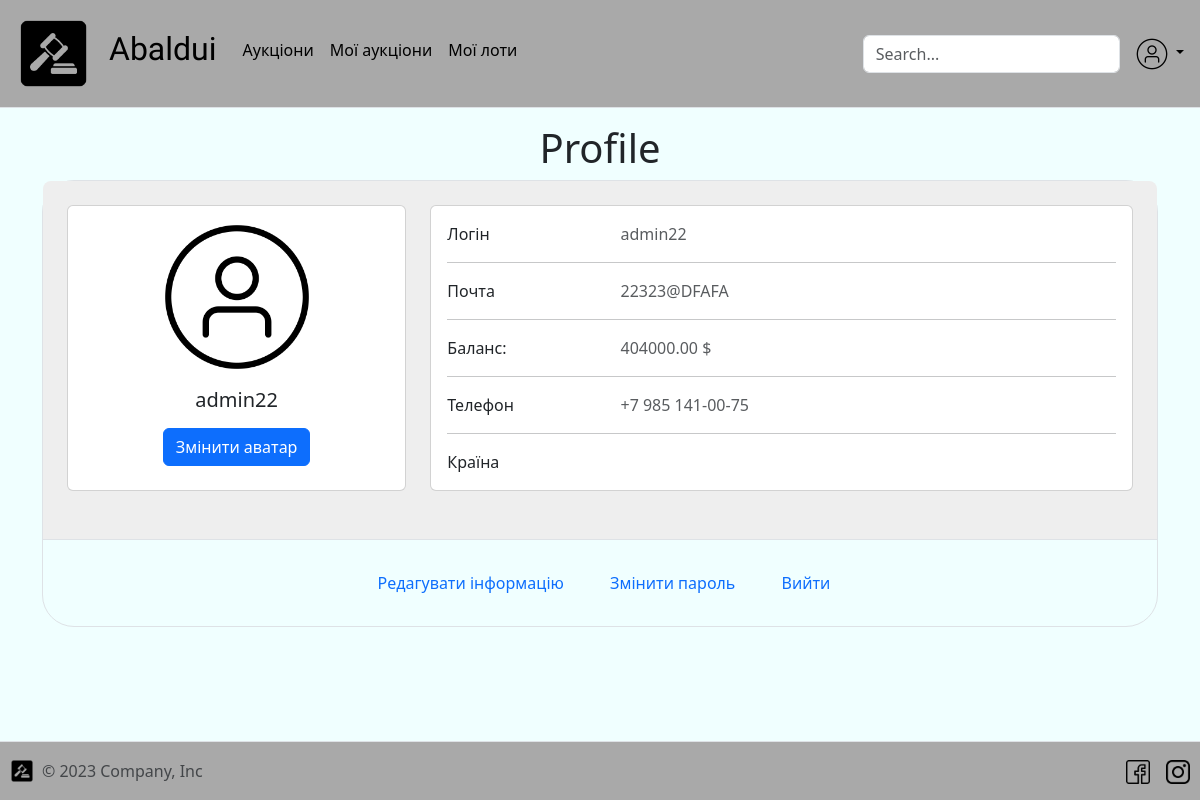
The page /account/ (signed in) on the database as committed earlier.
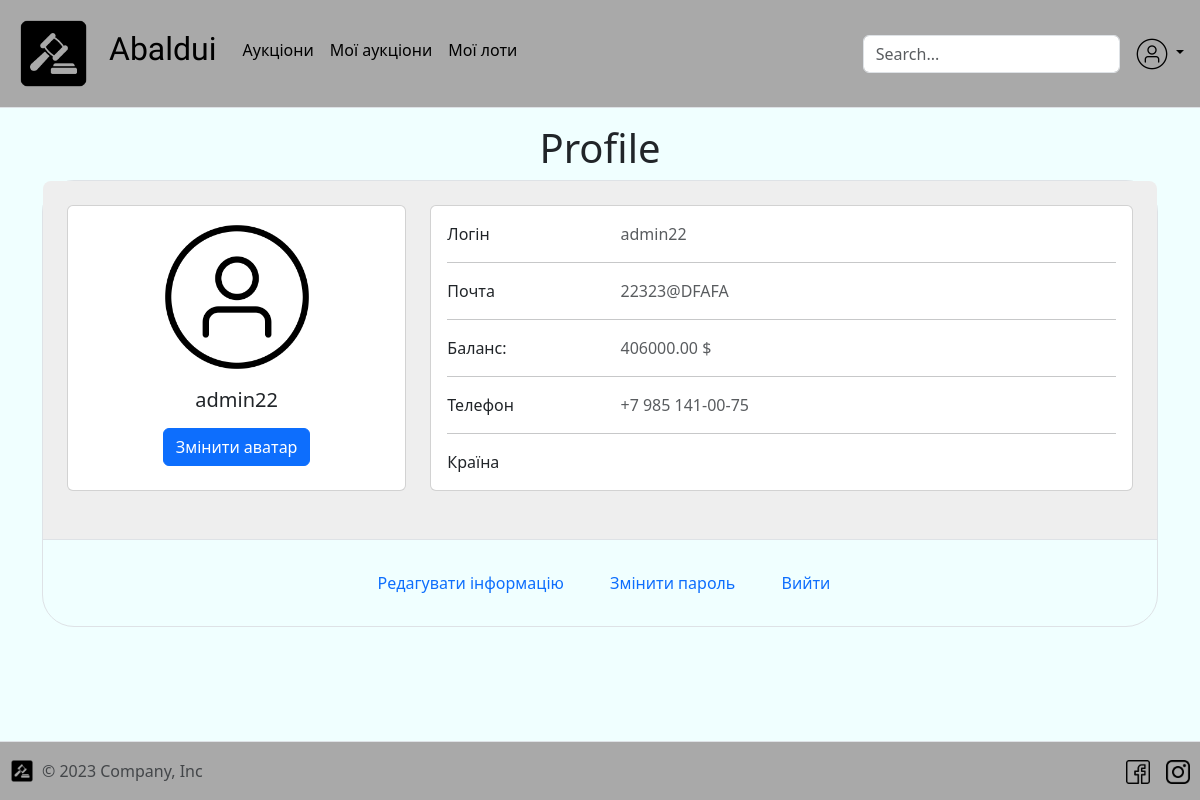
The same page on the database as committed later.
### auction/models.py (models this page shows)
class User(AbstractUser):
    balance = models.DecimalField(max_digits=15, decimal_places=2, default=0)
    avatar = models.ImageField(
        upload_to="media/avatars",
        default="media/avatars/default_user.png"
    )
    phone = models.CharField(max_length=14, default=0)

### hakaton/views.py (the view)
# urls.py: path('account/', account, name="account"),
@login_required
def account(request: HttpRequest):
    context = {
        'user': request.user
    }
    return render(request, "profile.html", context=context)

### templates/profile.html (shortened to what this page needs)
{% extends "base.html" %} {% block content %} {% load static %}
  <div class="container">
    <h1 style="text-align: center">Profile</h1>
    <section class="pb-4">
      <div class="border rounded-5">
        <section class="w-100 p-4" style="background-color: #eee; border-radius: 0.5rem 0.5rem 0 0">
          <div class="row">
            <div class="col-lg-4">
              <div class="card mb-4">
                <div class="card-body text-center">
                  <img src="/{{ user.avatar }}" alt="avatar" class="rounded-circle img-fluid" style="width: 150px">
                  <h5 class="my-3">{{ user }}</h5>
                  <div class="d-flex justify-content-center mb-2">
                    <button type="button" class="btn btn-primary">
                      Змінити аватар
                    </button>
                  </div>
                </div>
              </div>
            </div>
            <div class="col-lg-8">
              <div class="card mb-4">
                <div class="card-body">
                  <div class="row">
                    <div class="col-sm-3">
                      <p class="mb-0">Логін</p>
                    </div>
                    <div class="col-sm-9">
                      <p class="text-muted mb-0">
                        {{ user }}
                      </p>
                    </div>
                  </div>
                  <hr>
                  <div class="row">
                    <div class="col-sm-3">
                      <p class="mb-0">Почта</p>
                    </div>
                    <div class="col-sm-9">
                      <p class="text-muted mb-0">
                        {{ user.email }}
                      </p>
                    </div>
                  </div>
                  <hr>
                  <div class="row">
                    <div class="col-sm-3">
                      <p class="mb-0">Баланс:</p>
                    </div>
                    <div class="col-sm-9">
                      <p class="text-muted mb-0">
                        {{ user.balance }} $
                      </p>
                    </div>
                  </div>
                  <hr>
                  <div class="row">
                    <div class="col-sm-3">
                      <p class="mb-0">Телефон</p>
                    </div>
                    <div class="col-sm-9">
                      <p class="text-muted mb-0">
                        {{ user.phone }}
                      </p>
                    </div>
                  </div>
                  <hr>
                  <div class="row">
                    <div class="col-sm-3">
                      <p class="mb-0">Країна</p>
                    </div>
                    <div class="col-sm-9">
                    </div>
                  </div>
                </div>
              </div>
            </div>
          </div>
        </section>
        <div class="p-4 text-center border-top mobile-hidden">
          <a class="btn btn-link px-3 collapsed" data-mdb-collapse-init="" href="#example3" role="button"
             aria-expanded="false" aria-controls="example3" data-ripple-color="hsl(0, 0%, 67%)">
            <span class="d-none d-md-inline-block"> Редагувати інформацію </span>
          </a>
          <a class="btn btn-link px-3" data-ripple-color="hsl(0, 0%, 67%)">
            <span class="d-none d-md-inline-block export-to-snippet pe-none">
                        Змінити пароль
                    </span>
          </a>
          <a class="btn btn-link px-3" data-ripple-color="hsl(0, 0%, 67%)" href="/accounts/logout/?next=/account/">
            <span class="d-none d-md-inline-block export-to-snippet pe-none">
                        Вийти
                    </span>
          </a>
        </div>
      </div>
    </section>
  </div>
{% endblock %}

### templates/includes/nav-bar.html (shortened to what this page needs)
{% load static %}
<header class="p-3 mb-3 border-bottom">
  <div class="d-flex flex-wrap align-items-center justify-content-center justify-content-lg-start">
    <a href="/"
       class="d-flex align-items-center mb-2 mb-lg-0 link-body-emphasis text-decoration-none"
    >
      <img height="75px"
           width="75px"
           src="{% static 'img/logo.png' %}"
           alt="Logo"
      >
    </a>
    <ul class="nav col-12 col-lg-auto me-lg-auto mb-2 justify-content-center mb-md-0">
      <li>
        <a href="/" class="nav-link px-2 link-body-emphasis">
          <h2 style="font-family: 'Protest Revolution', sans-serif; padding-left: 10px; padding-right: 10px">
            Abaldui</h2>
        </a>
      </li>
      <li class="mt-2">
        <a href="/auction" class="nav-link px-2 link-body-emphasis">Аукціони</a>
      </li>
      <li class="mt-2">
        <a href="/auction/my-auctions" class="nav-link px-2 link-body-emphasis">Мої аукціони</a>
      </li>
      <li class="mt-2">
        <a href="/auction/my-lots" class="nav-link px-2 link-body-emphasis">Мої лоти</a>
      </li>
    </ul>
    <form class="col-12 col-lg-auto mb-3 mb-lg-0 me-lg-3" role="search" method="post" action="/auction/">
      <input name="query" type="search"
             class="form-control"
             placeholder="Search..."
             aria-label="Search"
      />
    </form>
    {% if request.user.is_authenticated %}
      <div class="dropdown text-end">
        <a href="#"
           class="d-block link-body-emphasis text-decoration-none dropdown-toggle"
           data-bs-toggle="dropdown"
           aria-expanded="false"
        >
          <img
          src="/{{ request.user.avatar }}"
          width="32"
          height="32"
          class="rounded-circle"
          />
        </a>
      </div>
    {% endif %}
  </div>
</header>

Rows that differ between the two databases and show on the page:
changed User "admin22": balance "404000.00" → "406000.00"
